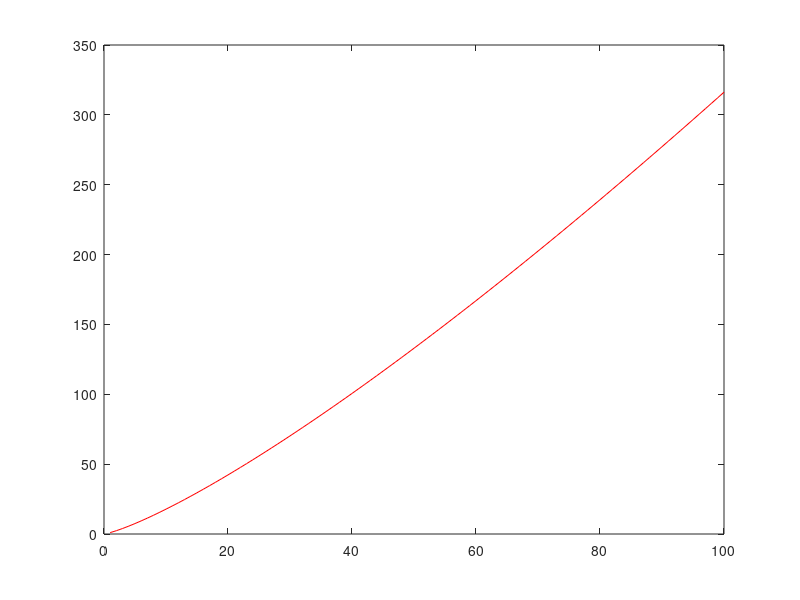

This chart was generated by the following MATLAB code: (Note: this script raises an error after producing the figure.)
%% Week 6
% Input / Output / File Saving / Loading

%% Input / output
% input without 's' requires string input with quotes
name = input('What is your name')
% Mike - fails
name = input('What is your name')
% 'Mike' - needs quotes to enter a string
prompt = 'What is your name '
name = input(prompt)
% 'Mike'

%% Matrix Input
% requires a valid matlab vector or matrix
M = input('Enter a valid matlab matrix ')
% [ 1 2 ; 3 4]

%% Disp
disp(' text to print to the screen' )
prompt = 'what is the current  temperature in degrees Fahrenheit? '
degrees_F = input(prompt)
% 15
degrees_C = (5/9)* (degrees_F - 32)
disp ( [ 'the current temperature is ', num2str(degrees_C), ' Celsius' ] )

%% string input
name = input('what is your name ', 's')
% Mike - no quotes required
name = input('what is your name ', 's')
% 'Mike' - with quotes it stores a six character string including the quotes
number = input('enter a number ', 's')
% 1234 - reads the number as a string / doesn't work for doing math
number + 3
'1' + 0 % charcters as stored as ascii codes '1' = code 49
number = input('enter a number ')
% 1234 % without the 's' this reads as a number
number + 3

%% menu
choice = menu('Choose color:', 'red', 'blue', 'black', 'green')
color_code = ['r', 'b', 'k', 'g' ]
color_code(choice)
xx= 1:100;
yy = xx.^1.25;
plot(xx,yy, color_code(choice))

%% File Input / Output
% save('filename', 'variable_name', '-ascii')
Matrix_M = [1 2; 3 4]
save('saveM.txt', 'Matrix_M', '-ascii')
save('saveM.txt', 'Matrix_M', '-mat')
save('saveM.txt', 'Matrix_M', '-ascii', '-tabs')
save('saveM.txt', 'Matrix_M', '-ascii', '-double')
save('saveM.txt', 'Matrix_M', '-ascii', '-double', '-append')
save()
load('matlab.mat') % this version does match names with data
save('all_variables.txt') % just save all the numbers but without remembering what data goes with which variable name
clear
% load('all_variables.txt') tries to load this file as a single matrix -
% fails if the data in the file is not rectangular
load() % same as load('matlab.mat') the default save file
load('matlab.mat')
clear
load('saveM.txt')
M = load('saveM.txt') % store the matrix in a variable

%% saving multiple variables
x= 3
y = 5
save('xy.txt', 'x', 'y', '-ascii') % doesn't keep track of which variable is which
x = 1:2
save('xy.txt', 'x', 'y', '-ascii') % no longer a rectangular block of data


%% num2str(value, precision)
x = 8/3
num2str(x, 3)
num2str(x, 15)
num2str(x, 45)
x = 5.0000
num2str(x, 45)

%% fprintf -- file print format
% fprintf('string', variable1, variable2, variable3)
fprintf('my name is %s', 'Mike') % use '%' to signal to insert variable here
fprintf('my name is %s \n', 'Mike') % use \n to put in a newline
% \ is an escape character to represent things like newlines, tabs, and other special charcters
fprintf('my \t\t\tname is %s \n', 'Mike') % \t for tabs

x = 0.123456789
fprintf('the value of x is %d \n', x) %d integer
fprintf('the value of x is %de \n', x) % I made a typo here
fprintf('the value of x is %e \n', x) %e exponential notation
fprintf('the value of x is %f \n', x) %f fixed point notation
fprintf('the value of x is %g \n', x) %g compact notation

x=3
fprintf('the value of x is %d \n', x)
fprintf('the value of x is %e \n', x)
fprintf('the value of x is %f \n', x)
fprintf('the value of x is %g \n', x)

% width and precision
x=0.123456789
fprintf('the value of x is %g \n', x)
fprintf('the value of x is %18.4g \n', x)
fprintf('the value of x is %-18.4g \n', x)
fprintf('the value of x is %-2.4g \n', x)
fprintf('the value of x is %2.4g \n', x)
fprintf('the value of x is %.4g \n', x)
fprintf('the value of x is %.24g \n', x)
fprintf('the value of x is %.24e \n', x)
x=1.2
fprintf('the value of x is %.6e \n', x)
percent = 95
% how to write out a percent sign
fprintf('i got a %d%% in class \n',percent)
